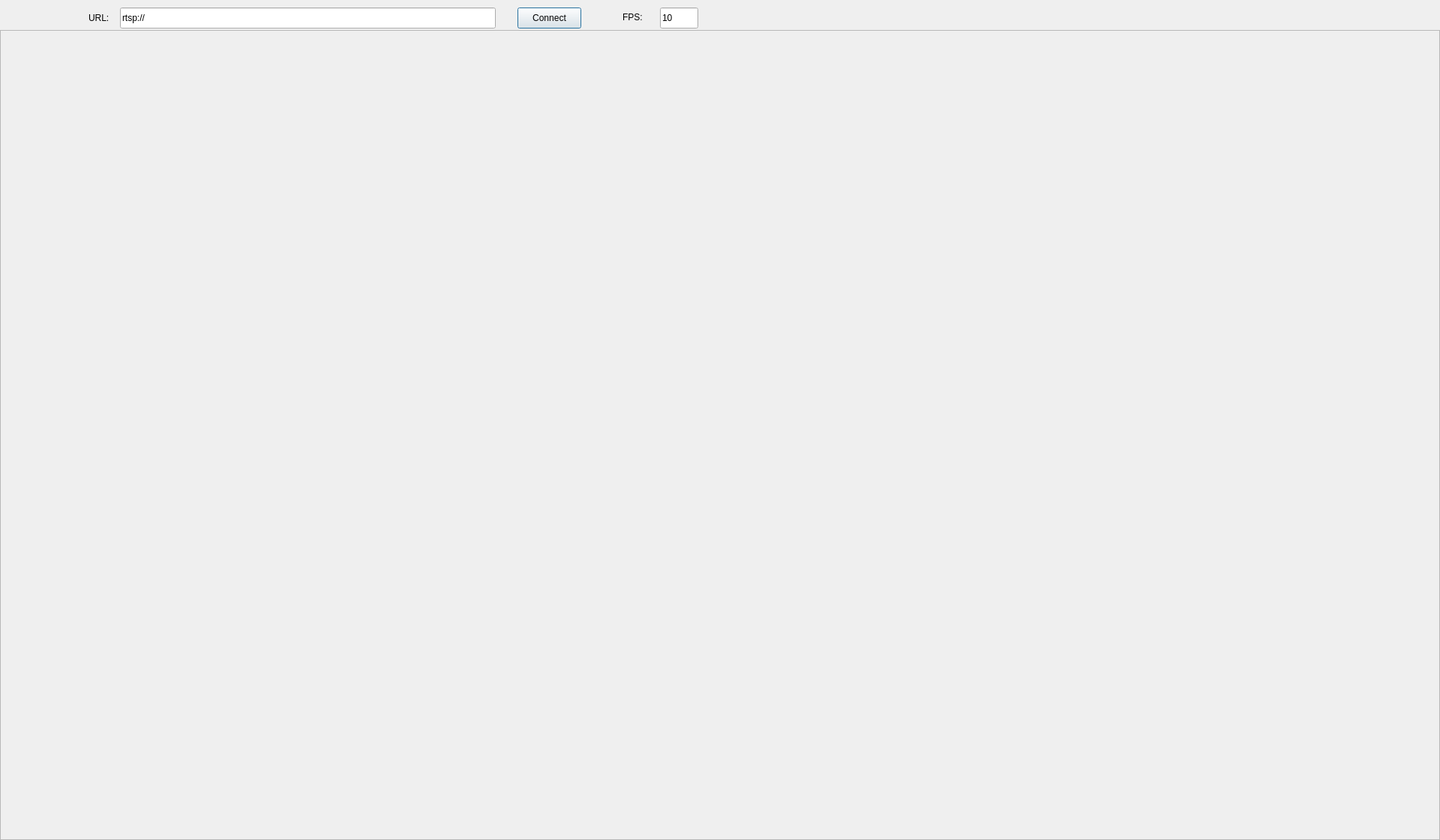
<?xml version="1.0" encoding="UTF-8"?>
<!--
    USRP_Software_defined_radar is a software for real time sampling, processing, display and storing
    Copyright (C) 2018  Jonas Myhre Christiansen <jonas-myhre.christiansen@ffi.no>
	
    This file is part of USRP_Software_defined_radar.

    USRP_Software_defined_radar is free software: you can redistribute it and/or modify
    it under the terms of the GNU General Public License as published by
    the Free Software Foundation, either version 3 of the License, or
    (at your option) any later version.

    USRP_Software_defined_radar is distributed in the hope that it will be useful,
    but WITHOUT ANY WARRANTY; without even the implied warranty of
    MERCHANTABILITY or FITNESS FOR A PARTICULAR PURPOSE.  See the
    GNU General Public License for more details.

    You should have received a copy of the GNU General Public License
    along with USRP_Software_defined_radar.  If not, see <https://www.gnu.org/licenses/>.
-->
<ui version="4.0">
 <class>cameraDialog</class>
 <widget class="QDialog" name="cameraDialog">
  <property name="geometry">
   <rect>
    <x>0</x>
    <y>0</y>
    <width>1920</width>
    <height>1120</height>
   </rect>
  </property>
  <property name="windowTitle">
   <string>Dialog</string>
  </property>
  <widget class="QLineEdit" name="lineURL">
   <property name="geometry">
    <rect>
     <x>160</x>
     <y>10</y>
     <width>501</width>
     <height>28</height>
    </rect>
   </property>
   <property name="text">
    <string>rtsp://</string>
   </property>
  </widget>
  <widget class="QLabel" name="label">
   <property name="geometry">
    <rect>
     <x>118</x>
     <y>14</y>
     <width>66</width>
     <height>20</height>
    </rect>
   </property>
   <property name="text">
    <string>URL:</string>
   </property>
  </widget>
  <widget class="QFrame" name="frame">
   <property name="geometry">
    <rect>
     <x>0</x>
     <y>40</y>
     <width>1920</width>
     <height>1080</height>
    </rect>
   </property>
   <property name="frameShape">
    <enum>QFrame::StyledPanel</enum>
   </property>
   <property name="frameShadow">
    <enum>QFrame::Raised</enum>
   </property>
  </widget>
  <widget class="QLabel" name="label_2">
   <property name="geometry">
    <rect>
     <x>830</x>
     <y>13</y>
     <width>41</width>
     <height>20</height>
    </rect>
   </property>
   <property name="text">
    <string>FPS:</string>
   </property>
  </widget>
  <widget class="QLineEdit" name="fpsEdit">
   <property name="geometry">
    <rect>
     <x>880</x>
     <y>10</y>
     <width>51</width>
     <height>28</height>
    </rect>
   </property>
   <property name="text">
    <string>10</string>
   </property>
  </widget>
  <widget class="QPushButton" name="pushButton">
   <property name="geometry">
    <rect>
     <x>690</x>
     <y>10</y>
     <width>85</width>
     <height>28</height>
    </rect>
   </property>
   <property name="text">
    <string>Connect</string>
   </property>
  </widget>
 </widget>
 <resources/>
 <connections/>
</ui>
